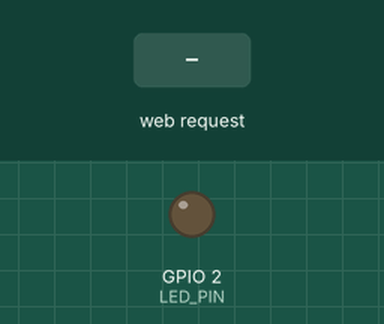
The sketch below on a simulated ESP32. Parts: output pins drawn as LEDs (lit = HIGH). The test bench sets the inputs (shaded band). WiFi joins after 1.5 s; servers stay silent unless stated; what the sketch prints to the serial monitor is not drawn.

Above: at 2.7 s.
2.8 s: HTTP request GET /on received
At 3.7 s:
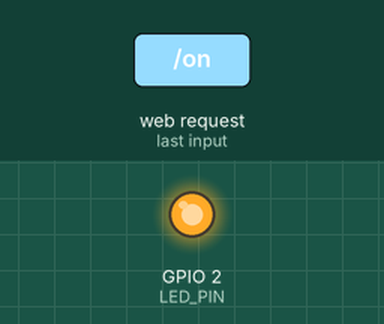
4.3 s: HTTP request GET /off received
At 4.8 s:
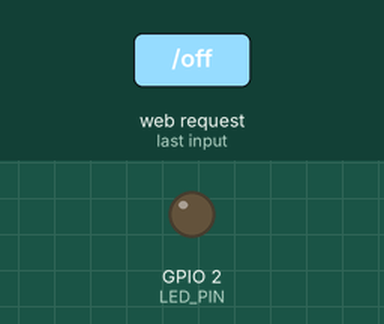
Timing chart, 0 to 7.3 s (numbered marks = the images above; inputs shaded):
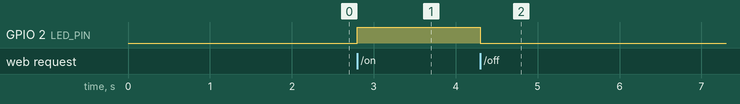

The sketch:

1.ino
```cpp
#include <WiFiManager.h>
#include <WiFi.h>
#include <WebServer.h>

#define LED_PIN 2 // 내장 LED (테스트용)

// 웹서버 객체 생성
WebServer server(80);

void handleRoot() {
  String html = "<html><body style='text-align:center;'>";
  html += "<h2>SleepTech Smart Light</h2>";
  html += "<button style='font-size:24px;padding:10px 20px;' onclick=\"location.href='/on'\">💡 ON</button>";
  html += "<button style='font-size:24px;padding:10px 20px;margin-left:20px;' onclick=\"location.href='/off'\">💤 OFF</button>";
  html += "</body></html>";
  server.send(200, "text/html", html);
}

void handleOn() {
  digitalWrite(LED_PIN, HIGH);
  Serial.println("LED ON");
  server.sendHeader("Location", "/");
  server.send(303); // redirect back
}

void handleOff() {
  digitalWrite(LED_PIN, LOW);
  Serial.println("LED OFF");
  server.sendHeader("Location", "/");
  server.send(303);
}

void setup() {
  Serial.begin(115200);
  pinMode(LED_PIN, OUTPUT);

  // WiFiManager: Wi-Fi 연결
  WiFiManager wm;
  if (!wm.autoConnect("SleepTech_Setup")) {
    Serial.println("Wi-Fi 연결 실패, 재시작합니다...");
    delay(3000);
    ESP.restart();
  }

  Serial.println("✅ Wi-Fi 연결됨");
  Serial.print("IP 주소: ");
  Serial.println(WiFi.localIP());

  // 서버 라우팅 정의
  server.on("/", handleRoot);
  server.on("/on", handleOn);
  server.on("/off", handleOff);

  // 서버 시작
  server.begin();
  Serial.println("🌐 웹 서버 시작됨");
}

void loop() {
  server.handleClient();
}
```

Measured:
- after the input at 2.8 s, GPIO 2 (LED_PIN): LOW → HIGH at once
- after the input at 4.3 s, GPIO 2 (LED_PIN): HIGH → LOW at once
